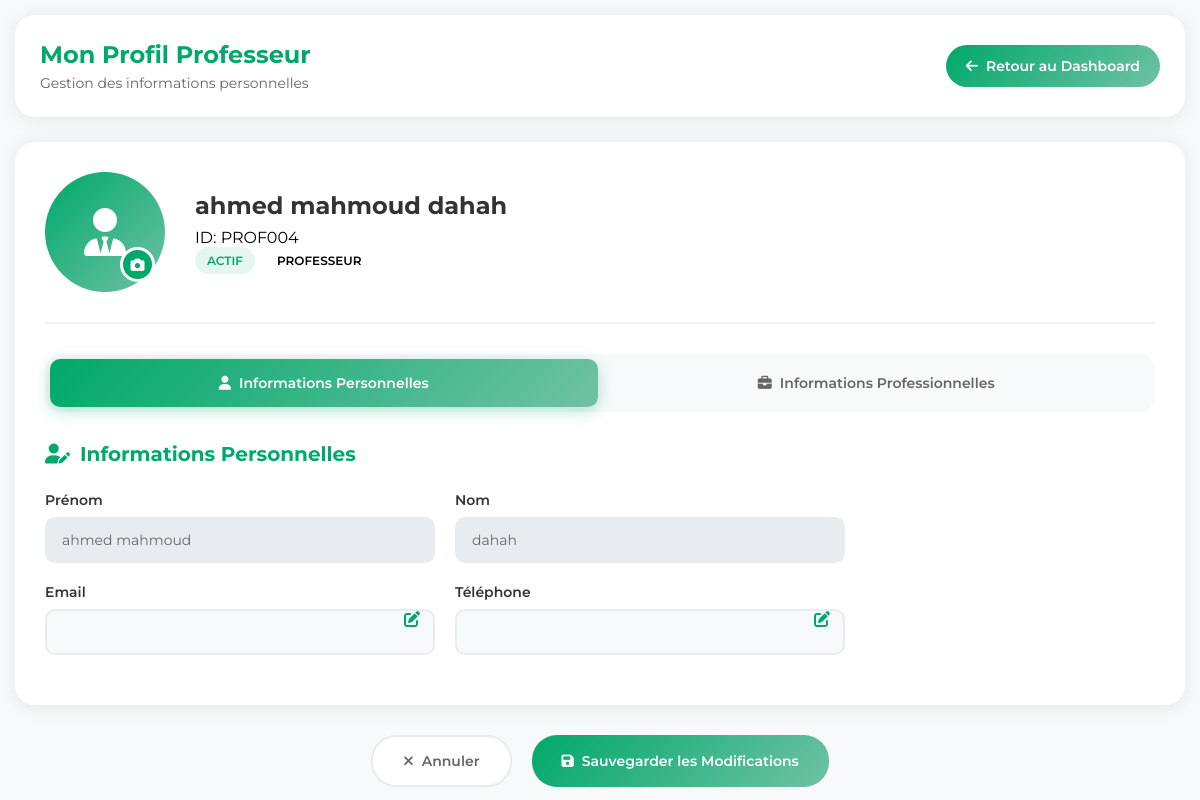
Page /teacher/profile (signed in) on the committed database.
### tables this page shows
CREATE TABLE users (
            id INTEGER PRIMARY KEY AUTOINCREMENT,
            matricule TEXT UNIQUE NOT NULL,
            nni TEXT NOT NULL,
            nom TEXT NOT NULL,
            prenom TEXT NOT NULL,
            role TEXT NOT NULL CHECK(role IN ('eleve', 'professeur', 'superviseur')),
            classe TEXT,
            email TEXT,
            telephone TEXT,

            created_at TIMESTAMP DEFAULT CURRENT_TIMESTAMP
        );

### app.py (the view)
@app.route('/teacher/profile')
def professor_profile():
    if 'user_id' not in session or session.get('user_role') != 'professeur':
        return redirect(url_for('index'))
    conn = get_db_connection()
    try:
        professor = conn.execute(
            'SELECT * FROM users WHERE id = ?',
            (session['user_id'],)
        ).fetchone()
        if not professor:
            flash('Professeur non trouvé', 'error')
            return redirect(url_for('teacher_dashboard'))
        courses_taught = conn.execute('''
            SELECT c.id, c.nom_cours, c.classe
            FROM courses c
            WHERE c.professeur_id = ?
            ORDER BY c.nom_cours
        ''', (session['user_id'],)).fetchall()
        return render_template('professor_profile.html',
                            professor=dict(professor),
                            courses_taught=courses_taught)
    except Exception as e:
        print(f"Error in professor_profile: {e}")
        flash('Erreur lors du chargement du profil', 'error')
        return redirect(url_for('teacher_dashboard'))
    finally:
        conn.close()

### app.py (called while the page is built, shortened)
def get_db_connection():
    conn = sqlite3.connect('attendance.db')
    conn.row_factory = sqlite3.Row
    return conn

@app.context_processor
def utility_processor():
    def find_course(day_schedule, start_time, end_time):
        if not day_schedule:
            return None
        for course in day_schedule:
            if course['time_slot'] == f"{start_time}-{end_time}":
                return course
        return None
    return dict(find_course=find_course)

@app.context_processor
def inject_stats():
    conn = get_db_connection()
    try:
        stats = conn.execute('''
            SELECT
                (SELECT COUNT(*) FROM users WHERE role = 'eleve') as total_students,
                (SELECT COUNT(*) FROM users WHERE role = 'professeur') as total_teachers,
                (SELECT COUNT(*) FROM attendance WHERE status = 'present') as total_present,
                (SELECT COUNT(*) FROM attendance WHERE status = 'absent') as total_absent,
                (SELECT COUNT(*) FROM attendance WHERE status = 'justified') as total_justified
        ''').fetchone()
        stats_dict = dict(stats) if stats else {}
        for key in ['total_students', 'total_teachers', 'total_present', 'total_absent', 'total_justified']:
            stats_dict[key] = stats_dict.get(key, 0)
        return {'stats': stats_dict}
    finally:
        conn.close()

@app.before_request
def csrf_protect():
    if 'csrf_token' not in session:
        session['csrf_token'] = secrets.token_hex(16)

### templates/professor_profile.html (shortened to what this page needs)
<!DOCTYPE html>
<html lang="fr">
<head>
    <link rel="stylesheet" href="https://cdnjs.cloudflare.com/ajax/libs/font-awesome/6.4.2/css/all.min.css">
    <link rel="stylesheet" href="{{ url_for('static', filename='css/Mon_Profil.css') }}">
</head>
<body>
    <div class="header">
        <div class="welcome">
            <h1>Mon Profil Professeur</h1>
            <p>Gestion des informations personnelles</p>
        </div>
        <a href="{{ url_for('teacher_dashboard') }}" class="back-btn">
            <i class="fas fa-arrow-left"></i> Retour au Dashboard
        </a>
    </div>
    <div class="profile-container">
        <div class="profile-header">
            <div class="profile-avatar">
                <i class="fas fa-user-tie"></i>
                <div class="avatar-overlay">
                    <i class="fas fa-camera"></i>
                </div>
            </div>
            <div class="profile-info">
                <h2>{{ professor.prenom }} {{ professor.nom }}</h2>
                <p class="prof-id">ID: {{ professor.matricule }}</p>
                <div class="profile-badges">
                    <span class="badge badge-active">Actif</span>
                    <span class="badge badge-prof">Professeur</span>
                </div>
            </div>
        </div>
        <div class="profile-tabs">
            <button class="tab-btn active" onclick="showTab('personal')">
                <i class="fas fa-user"></i> Informations Personnelles
            </button>
            <button class="tab-btn" onclick="showTab('professional')">
                <i class="fas fa-briefcase"></i> Informations Professionnelles
            </button>
        </div>
        <div id="personal-tab" class="tab-content active">
            <div class="form-section">
                <h3><i class="fas fa-user-edit"></i> Informations Personnelles</h3>
                <form class="profile-form" action="{{ url_for('update_professor_profile') }}" method="POST">
                    <div class="form-row">
                        <div class="form-group">
                            <label for="prenom">Prénom</label>
                            <input type="text" id="prenom" name="prenom" value="{{ professor.prenom }}" readonly>
                        </div>
                        <div class="form-group">
                            <label for="nom">Nom</label>
                            <input type="text" id="nom" name="nom" value="{{ professor.nom }}" readonly>
                        </div>
                    </div>
                    <div class="form-row">
                        <div class="form-group">
                            <label for="email">Email</label>
                            <input type="email" id="email" name="email" value="{{ professor.email or '' }}" required>
                            <i class="fas fa-edit edit-icon" onclick="enableEdit('email')"></i>
                        </div>
                        <div class="form-group">
                            <label for="telephone">Téléphone</label>
                            <input type="tel" id="telephone" name="telephone" value="{{ professor.telephone or '' }}">
                            <i class="fas fa-edit edit-icon" onclick="enableEdit('telephone')"></i>
                        </div>
                    </div>
                </form>
            </div>
        </div>
    </div>
    <div class="action-buttons">
        <button class="btn-secondary" onclick="cancelChanges()">
            <i class="fas fa-times"></i> Annuler
        </button>
        <button class="btn-primary" onclick="document.querySelector('.profile-form').submit()">
            <i class="fas fa-save"></i> Sauvegarder les Modifications
        </button>
    </div>
</body>
</html>

### static/css/Mon_Profil.css (style rules this page uses)
* { margin: 0; padding: 0; box-sizing: border-box; font-family: 'Montserrat', sans-serif; }
body { background-color: #f8f9fa; min-height: 100vh; padding: 15px; }
.header { background: white; border-radius: 20px; padding: 25px; margin-bottom: 25px; box-shadow: 0 2px 20px rgba(0, 0, 0, 0.08); display: flex; justify-content: space-between; align-items: center; flex-wrap: wrap; gap: 15px; }
.header .welcome h1 { font-size: 24px; color: #00a86b; font-weight: 700; margin-bottom: 5px; }
.header .welcome p { color: #666; font-size: 14px; }
.back-btn { background: linear-gradient(135deg, #00a86b, #70c2a4); color: white; border: none; padding: 12px 20px; border-radius: 25px; cursor: pointer; font-weight: 600; transition: all 0.3s ease; font-size: 14px; text-decoration: none; display: inline-flex; align-items: center; gap: 8px; }
.profile-container { background: white; border-radius: 20px; padding: 30px; box-shadow: 0 2px 20px rgba(0, 0, 0, 0.08); margin-bottom: 20px; }
.profile-header { display: flex; align-items: center; gap: 30px; margin-bottom: 30px; padding-bottom: 30px; border-bottom: 2px solid #f0f0f0; }
.profile-avatar { position: relative; width: 120px; height: 120px; background: linear-gradient(135deg, #00a86b, #70c2a4); border-radius: 50%; display: flex; align-items: center; justify-content: center; color: white; font-size: 48px; cursor: pointer; transition: all 0.3s ease; }
.avatar-overlay { position: absolute; bottom: 10px; right: 10px; width: 35px; height: 35px; background: #00a86b; border-radius: 50%; display: flex; align-items: center; justify-content: center; color: white; font-size: 14px; border: 3px solid white; }
.profile-info h2 { color: #333; font-size: 24px; font-weight: 700; margin-bottom: 8px; }
.profile-badges { display: flex; gap: 10px; }
.badge { padding: 6px 12px; border-radius: 20px; font-size: 12px; font-weight: 600; text-transform: uppercase; }
.badge-active { background: rgba(0, 168, 107, 0.1); color: #00a86b; }
.profile-tabs { display: flex; gap: 5px; margin-bottom: 30px; background: #f8f9fa; padding: 5px; border-radius: 15px; }
.tab-btn { flex: 1; padding: 15px 20px; border: none; background: transparent; color: #666; font-weight: 600; font-size: 14px; border-radius: 10px; cursor: pointer; transition: all 0.3s ease; display: flex; align-items: center; justify-content: center; gap: 8px; }
.tab-btn.active { background: linear-gradient(135deg, #00a86b, #70c2a4); color: white; box-shadow: 0 4px 15px rgba(0, 168, 107, 0.3); }
.tab-content { display: none; }
.tab-content.active { display: block; animation: fadeIn 0.5s ease; }
.form-section h3 { color: #00a86b; font-size: 20px; font-weight: 700; margin-bottom: 25px; display: flex; align-items: center; gap: 10px; }
.profile-form { max-width: 800px; }
.form-row { display: grid; grid-template-columns: 1fr 1fr; gap: 20px; margin-bottom: 20px; }
.form-group { position: relative; }
.form-group label { display: block; color: #333; font-weight: 600; margin-bottom: 8px; font-size: 14px; }
.form-group input, .form-group textarea { width: 100%; padding: 12px 15px; border: 2px solid #e9ecef; border-radius: 10px; font-size: 14px; transition: all 0.3s ease; background: #f8f9fa; }
.form-group input[readonly] { background: #e9ecef; color: #666; }
.edit-icon { position: absolute; right: 15px; top: 50%; transform: translateY(-50%); color: #00a86b; cursor: pointer; font-size: 16px; transition: all 0.3s ease; }
.action-buttons { display: flex; justify-content: center; gap: 20px; margin-top: 30px; }
.btn-primary, .btn-secondary { padding: 15px 30px; border: none; border-radius: 25px; font-size: 14px; font-weight: 600; cursor: pointer; transition: all 0.3s ease; display: inline-flex; align-items: center; gap: 8px; }
.btn-primary { background: linear-gradient(135deg, #00a86b, #70c2a4); color: white; }
.btn-secondary { background: white; color: #666; border: 2px solid #e9ecef; }

### rows in the picture
users: prenom "ahmed mahmoud", nom "dahah", matricule "PROF004"
